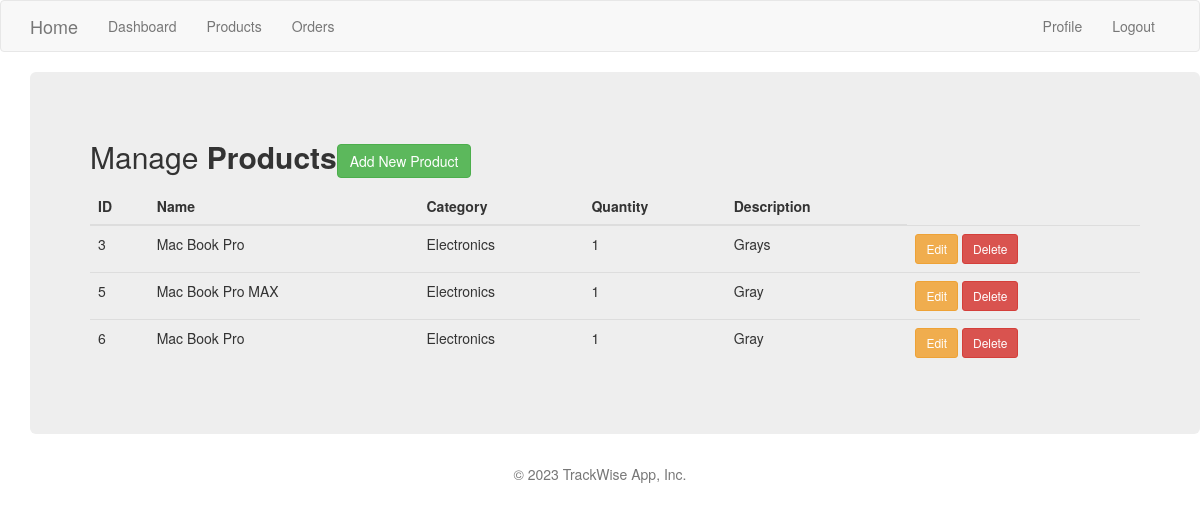
The page /products (signed in) on the database its author committed.
### app/models.py (models this page shows, shortened)
class Product(db.Model):
    id = db.Column(db.Integer, primary_key=True)
    product_id = db.Column(db.String(20), nullable=True)
    name = db.Column(db.String(100), nullable=True)
    category = db.Column(db.String(20), nullable=True)
    quantity = db.Column(db.Integer, nullable=True)
    description = db.Column(db.String(200), nullable=True)
    date_created = db.Column(db.DateTime, nullable=True, default=datetime.utcnow())

### app/main/routes.py (the view, shortened to what this page needs)
@bp.route('/products', methods=['GET', 'POST'])
@login_required
def products():
    products = Product.query.all()
    form = ProductForm()
    context = {
        "products": products,
        "form": form,
        "category": CATEGORY
    }
    return render_template('products.html',title="Products", context=context )

### app/models.py (called while the page is built)
@login.user_loader
def load_user(id):
    return User.query.get(int(id))

### app/templates/products.html (shortened to what this page needs)
{% extends 'base.html' %}
{% block app_content %}
<div class="container">
    <div class="row">
        <div class="col md-12">
            <div class="jumbotron b-4">
                <h2>Manage <b>Products</b><button type="button" class="btn btn-success float-right"
                    data-toggle="modal" data-target="#mymodal">Add New Product</button></h2>
                <table class="table table-hover table-dark ">
                        <thead>
                        <tr>
                            <th>ID</th>
                            <th>Name</th>
                            <th>Category</th>
                            <th>Quantity</th>
                            <th>Description</th>
                        </tr>
                        </thead>
                        <tbody>
                            {% for product in context.products %}
                        <tr>
                            <td>{{ product.id }}</td>
                            <td>{{ product.name }}</td>
                            <td>{{ product.category }}</td>
                            <td>{{ product.quantity }}</td>
                            <td>{{ product.description }}</td>
                            <td>
                                <a href="/update/{{product.id}}" class="btn btn-warning btn-sm" data-toggle="modal" data-target="#modaledit{{product.id}}">Edit</a>
                                <a href="/delete/{{product.id}}" class="btn btn-danger btn-sm" onclick="return confirm('Are you sure you want to delete')" >Delete</a>
                        </tr>
                         {% endfor %}
                    </table>
                </div>
        </div>
    </div>
</div>
{% endblock%}

### app/templates/base.html (shortened to what this page needs)
{% extends 'bootstrap/base.html' %}
{% block head %}
<link rel="stylesheet" href="{{ url_for('static', filename='css/styles.css') }}">
{{ super() }}
{% endblock%}
{% block navbar %}
    {% if current_user.is_authenticated %}
    <nav class="navbar navbar-default">
        <div class="container">
            <div class="navbar-header">
                <a class="navbar-brand" href="{{ url_for('main.index') }}">Home</a>
            </div>
            <div class="collapse navbar-collapse" id="bs-example-navbar-collapse-1">
                <ul class="nav navbar-nav">
                    <li><a href="{{ url_for('main.dash') }}">Dashboard</a></li>
                    <li><a href="{{ url_for('main.products') }}">Products</a></li>
                    <li><a href="{{ url_for('main.orders', username=current_user.username) }}">Orders</a></li>
                </ul>
                <ul class="nav navbar-nav navbar-right">
                    {% if current_user.is_anonymous %}
                    <li><a href="{{ url_for('main.login') }}">Login</a></li>
                    <li><a href="{{ url_for('main.register') }}">Sign Up</a></li>
                    {% else %}
                    <li><a href="{{ url_for('main.user', username=current_user.username) }}">Profile</a></li>
                    <li><a href="{{ url_for('main.logout') }}">Logout</a></li>
                    {% endif %}
                </ul>
            </div>
        </div>
    </nav>
{% endif %}
{% endblock %}
{% block content %}
    <div class="container">
        {% block app_content %}{% endblock %}
    </div>
    <div class="bg-light">
      <footer class="py-3 my-4">
        <p class="text-center text-muted">&copy; 2023 TrackWise App, Inc.</p>
      </footer>
  </div>
{% endblock %}

### app/static/css/styles.css (style rules this page uses)
:root { scroll-behavior: smooth; }
body { font-family: "Open Sans", sans-serif; color: #444444; }
a { color: #4154f1; text-decoration: none; }
h1, h2, h3, h4, h5, h6 { font-family: "Nunito", sans-serif; }

### rows shown on the page
Product: id "3", name "Mac Book Pro", category "Electronics", quantity "1", description "Grays"
Product: id "5", name "Mac Book Pro MAX", category "Electronics", quantity "1", description "Gray"
Product: id "6", name "Mac Book Pro", category "Electronics", quantity "1", description "Gray"
